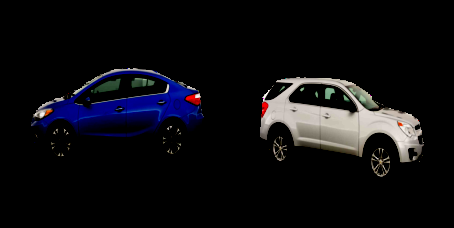
#> input picture Masked_87.png, 454 x 228 px, given in place of Generated_Image_1.png, which was not available
$ python masking.py
#> lines starting #> are read from the running program, lines starting #| are printed output that depends on the picture; pictures that were not available may be replaced by others from this repository, and a replacement may not be noted

import cv2
import os
import numpy as np

for i in range(100):
    #TODO CleanUP the code
    #
    i = i + 1
    directory = './img/test'
    filename = 'Masked_%s.png' %i
    filename = os.path.join('%s' % directory, '%s' % filename)

    img = cv2.imread('./img/test/Generated_Image_%s.png' %i)
#> img is the input picture: shape (228, 454, 3); mean B, G, R 17, 13.4, 13.9
    img1 = cv2.imread('./img/test/Input_Image_%s.png' %i)
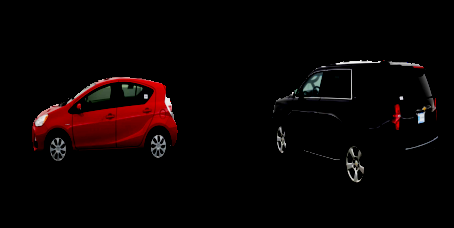
#> input picture Masked_88.png, 454 x 228 px, given in place of Input_Image_1.png, which was not available
#> img1 is the input picture: shape (228, 454, 3); mean B, G, R 3.2, 3.3, 9.7
    _, mask = cv2.threshold(img, thresh=180, maxval=255, type=cv2.THRESH_BINARY)
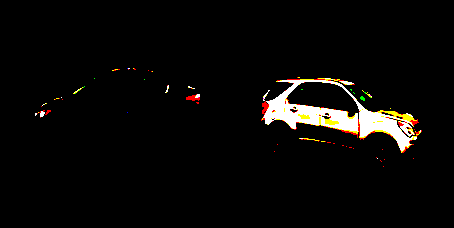
#> mask: shape (228, 454, 3); mean B, G, R 7.6, 9.2, 10.4
    im_thresh_gray = cv2.bitwise_and(img1, mask)
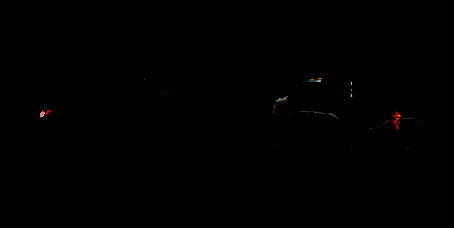
#> im_thresh_gray: shape (228, 454, 3); mean B, G, R 0.1, 0.2, 0.3
#> (the run stopped early here; a loop or call above may not have finished)
